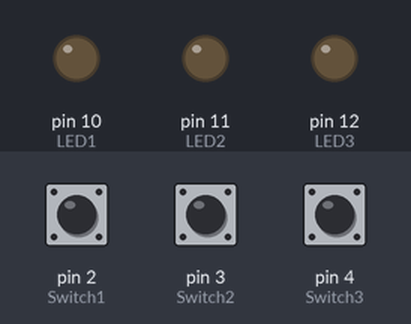
Simulated run of this sketch. Board: Arduino Uno, built with avr-gcc and run on an emulated ATmega328P. Shown: output pins drawn as LEDs (lit = HIGH). Dashed ring = blinking. The test bench sets the inputs (shaded band); at power-on: pin 2 (Switch1) LOW, pin 3 (Switch2) LOW, pin 4 (Switch3) LOW.

Above: at 1.2 s.
1.3 s: pin 2 (Switch1) pulled HIGH for 0.15 s
At 1.37 s:
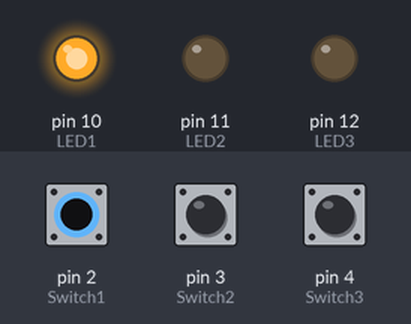
2.9 s: pin 3 (Switch2) pulled HIGH for 0.15 s
At 2.97 s:
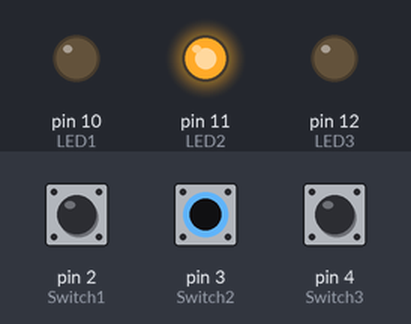
4.5 s: pin 4 (Switch3) pulled HIGH for 0.15 s
At 4.57 s:
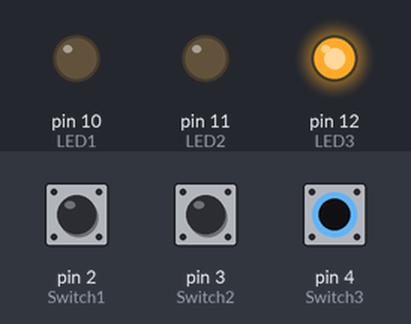
6.1 s: pin 4 (Switch3) pulled HIGH for 3.2 s
At 9.7 s:
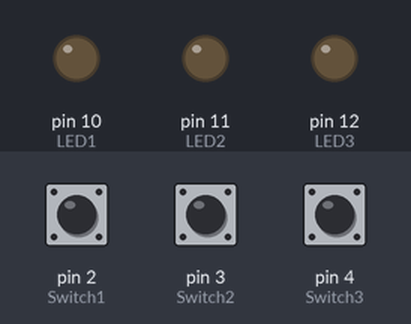
10.8 s: pin 2 (Switch1) pulled HIGH for 3.2 s
At 12.1 s:
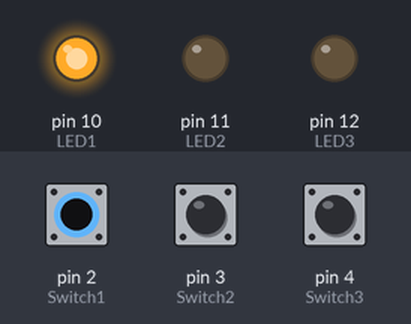
15.5 s: pin 2 (Switch1) driven HIGH and pin 3 (Switch2) driven HIGH and pin 4 (Switch3) driven HIGH
At 16.0 s:
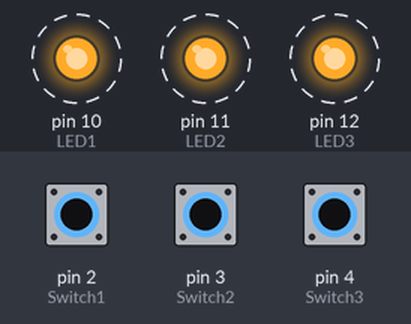
Timing chart, 0 to 19.5 s (numbered marks = the images above; inputs shaded):
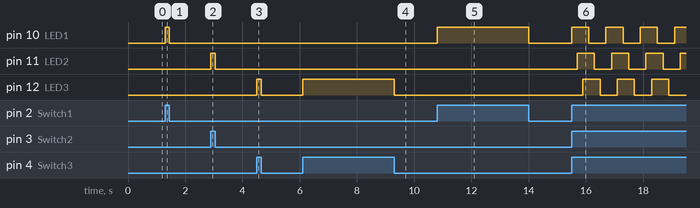

The sketch:

CREATIVE.ino
```cpp
// DO NOT USE VS CODE TO MAKE CHANGES TO THIS CODE//
// CODE SHOULD BE PASTED INTO ARDUINO SKETCHPAD, THEN UPLOADED TO ARDUINO BOARD//


int LED1 = 10;                        // HERO board pin 10
int LED2 = 11;                        // HERO board pin 11
int LED3 = 12;                        // HERO board pin 12
int Switch1 = 2;                      // Hero board pin 2
int Switch2 = 3;                      // Hero board pin 3
int Switch3 = 4;                      // Hero board pin 4

void setup() {
pinMode(LED1, OUTPUT);
pinMode(LED2, OUTPUT);
pinMode(LED3, OUTPUT);
pinMode(Switch1, INPUT);
pinMode(Switch2, INPUT);
pinMode(Switch3, INPUT);
}

// put your main code here, to run repeatedly:
void loop() {

//********ALL SWITCHES - SEQUENCE ***********//
if (digitalRead(Switch1) == HIGH && digitalRead(Switch2) == HIGH && digitalRead(Switch3) == HIGH){
digitalWrite(LED1,HIGH);
delay(200);
digitalWrite(LED2,HIGH);
delay(200);
digitalWrite(LED3,HIGH);
delay(200);
digitalWrite(LED1,LOW);
delay(200);
digitalWrite(LED2,LOW);
delay(200);
digitalWrite(LED3,LOW);
delay(200);
}
else {
//********SWITCH 1***********//
if (digitalRead(Switch1) == HIGH){
digitalWrite(LED1,HIGH);
}
else {
  digitalWrite(LED1, LOW);
}

//********SWITCH 2***********//
if (digitalRead(Switch2) == HIGH){
digitalWrite(LED2,HIGH);
}
else {
  digitalWrite(LED2, LOW);
}

//********SWITCH 3***********//
if (digitalRead(Switch3) == HIGH){
digitalWrite(LED3,HIGH);
}
else {
  digitalWrite(LED3, LOW);
}
}}
```

Measured:
- after the input at 1.3 s, pin 10 (LED1): LOW → HIGH at once, → LOW 0.15 s later
- after the input at 2.9 s, pin 11 (LED2): LOW → HIGH at once, → LOW 0.15 s later
- after the input at 4.5 s, pin 12 (LED3): LOW → HIGH at once, → LOW 0.15 s later
- after the input at 6.1 s, pin 12 (LED3): LOW → HIGH at once, → LOW 3.2 s later
- after the input at 10.8 s, pin 10 (LED1): LOW → HIGH at once, → LOW 3.2 s later
- after the input at 15.5 s, pin 10 (LED1): alternates HIGH for 0.60 s and LOW for 0.60 s, starting at once; pin 11 (LED2): alternates HIGH for 0.60 s and LOW for 0.60 s, starting after 0.20 s; pin 12 (LED3): alternates HIGH for 0.60 s and LOW for 0.60 s, starting after 0.40 s
